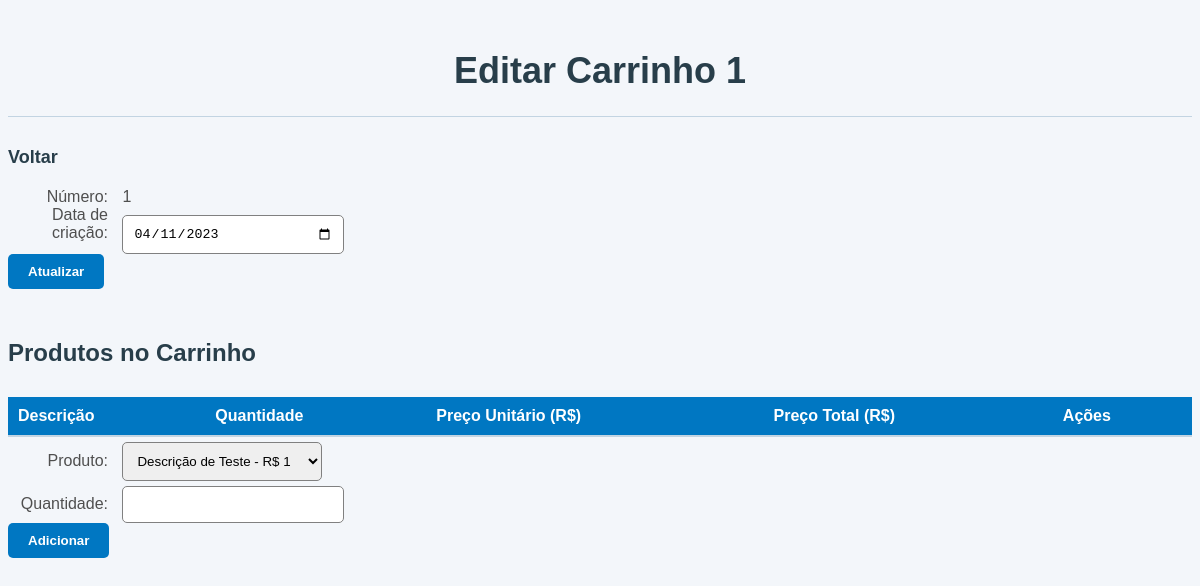
Page /carrinho_form.php?numero=1 on the earlier database version.
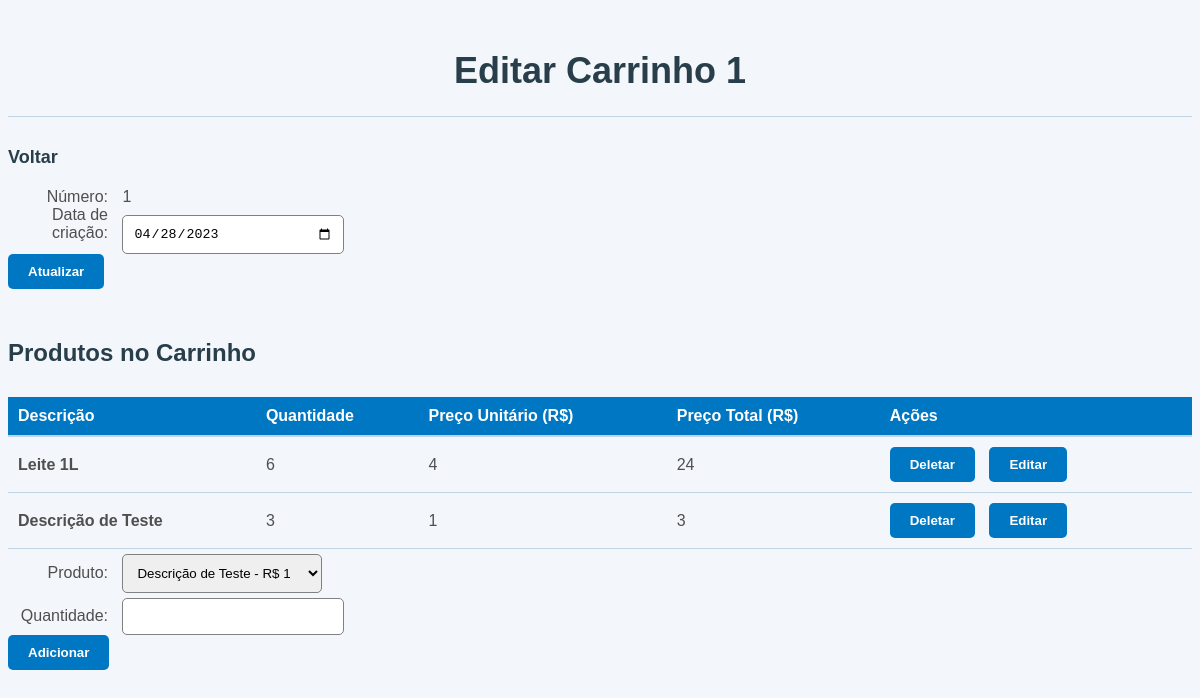
Same page on the later database version.
### tables this page shows
CREATE TABLE Carrinho (
    numero INTEGER PRIMARY KEY,
    data_criacao TEXT
);

CREATE TABLE ProdutoCarrinho (
    codigo_produto INTEGER,
    numero_carrinho INTEGER,
    quantidade INTEGER,
    PRIMARY KEY (codigo_produto, numero_carrinho),
    FOREIGN KEY (codigo_produto) REFERENCES Produto (codigo),
    FOREIGN KEY (numero_carrinho) REFERENCES Carrinho (numero)
);

CREATE TABLE Produto (
    codigo INTEGER PRIMARY KEY,
    descricao TEXT,
    preco REAL
);

### crud.php (called while the page is built, shortened)
<?php
require_once 'database.php';
function readCarrinho($numero) {
  global $db;
    $stmt = $db->prepare('SELECT * FROM Carrinho WHERE numero = :numero');
    $stmt->bindValue(':numero',$numero,SQLITE3_INTEGER);
    $result = $stmt->execute();
    $carrinhos = array();
    while ($row = $result->fetchArray(SQLITE3_ASSOC)) {
        $carrinhos[] = $row;
    }
    return $carrinhos[0];
}
function readProdutos() {
    global $db;
    $stmt = $db->prepare('SELECT * FROM Produto');
    $result = $stmt->execute();
    $produtos = array();
    while ($row = $result->fetchArray(SQLITE3_ASSOC)) {
        $produtos[] = $row;
    }
    return $produtos;
}
function readProdutosCarrinho($numero_carrinho) {
global $db;
$stmt = $db->prepare('SELECT p.codigo, p.descricao, p.preco, pc.quantidade FROM ProdutoCarrinho pc INNER JOIN Produto p ON pc.codigo_produto = p.codigo WHERE pc.numero_carrinho = :numero_carrinho');
$stmt->bindValue(':numero_carrinho', $numero_carrinho, SQLITE3_INTEGER);
$result = $stmt->execute();
$produtos = array();
while ($row = $result->fetchArray(SQLITE3_ASSOC)) {
$produtos[] = $row;
}
return $produtos;
}

### carrinho_form.php (the view, shortened to what this page needs)
<?php
require_once 'crud.php';
$carrinho = readCarrinho($_GET['numero']);
$produtos = readProdutosCarrinho($_GET['numero']);
$todosProds = readProdutos();
?>
<!DOCTYPE html>
<html>
<head>
    <link rel="stylesheet" href="styles.css"/>
</head>
<body>
	<h1>Editar Carrinho <?php echo $carrinho['numero']; ?></h1>
  <hr/>
    <a href="carrinho.php">Voltar</a>
  <br/>
	<form method="POST">
		<label>Número:</label>
    <span><?php echo $carrinho['numero']; ?></span><br/>
		<label>Data de criação:</label>
		<input type="date" name="data_criacao" value="<?php echo $carrinho['data_criacao']; ?>"><br>
		<button type="submit" name="submitUpdateCarrinho">Atualizar</button>
</form>
  <h2>Produtos no Carrinho</h2>
  <table>
		<thead>
			<tr>
				<th>Descrição</th>
				<th>Quantidade</th>
        <th>Preço Unitário (R$)</th>
        <th>Preço Total (R$)</th>
				<th>Ações</th>
			</tr>
		</thead>
		<tbody>
			<?php foreach ($produtos as $produto): ?>
			<tr>
				<td><?php echo $produto['descricao']; ?></td>
 				<td><?php echo $produto['quantidade']; ?></td>
				<td><?php echo $produto['preco']; ?></td>
  			<td><?php echo ($produto['preco'] * $produto['quantidade']); ?></td>
				<td>
					<form method="POST">
						<button type="submit" name="submitDeleteProdutoCarrinho">Deletar</button>
					</form>
          <form method="GET" action="produto_carrinho_form.php">
						<button type="submit">Editar</button>
					</form>
				</td>
			</tr>
			<?php endforeach; ?>
		</tbody>
	</table>
  <form method="POST">
    <label>Produto:</label>
	  <select name="codigo">
      <?php foreach ($todosProds as $produto): ?>
        <option value="<?php echo $produto['codigo']; ?>"><?php echo $produto['descricao']; ?> - R$ <?php echo $produto['preco']; ?></option>
  		<?php endforeach; ?>
    </select><br/>
    <label>Quantidade:</label>
    <input type="number" name="quantidade"/><br/>
    <button type="submit" name="submitProdutoCarrinho">Adicionar</input>
  </form>
</body>
</html>

Differences in the rows shown:
changed carrinho id 1: data_criacao "04/11/2023" → "04/28/2023"
added produtocarrinho: codigo_produto.descricao "Leite 1L", quantidade "6", codigo_produto.preco "4", $produto['preco'] * $produto['quantidade'] "24"
added produtocarrinho: codigo_produto.descricao "Descrição de Teste", quantidade "3", codigo_produto.preco "1", $produto['preco']*$produto['quantidade'] "3"
